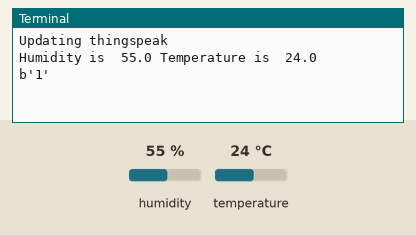
Bench run of a program on a simulated Raspberry Pi (BCM pin numbers). Shown: the last lines printed to the terminal. The inputs (shaded band) are chosen by the test bench; at power-on: humidity 55 %, temperature 24 °C. Requests to the public web service named in the program get a made-up reply in its usual format after 0.4 s (London, UTC, broken clouds, 64 % humidity, 1013 hPa unless stated).

Above: at 1.2 s.
1.3 s: humidity set to 22 %
9.8 s: temperature set to 12 °C
At 11.71 s:
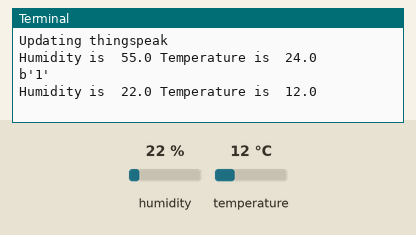
18.3 s: humidity set to 40 %
At 23.5 s:
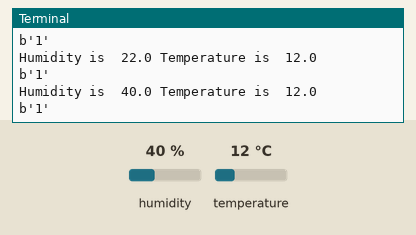

Measured:
- after the input at 9.8 s, the terminal: prints a new line after 1.7 s (image 1)
- after the input at 18.3 s, the terminal: prints a new line after 4.1 s (image 2)

The program:

4_DHT11_ThingSpeak_Streamer.py
```python
# This program reads from a DHT11 Temp Humidity sensor on a Raspberry Pi plugged into GPIO4 and sends it to thingspeak.

import sys
from time import sleep
from urllib.request import urlopen
import Adafruit_DHT as DHT


myAPI = "DA1K0TYF36CAE516"  #your key from your own thingspeak account. Put yours here.


def updateThingSpeak():
   print('Updating thingspeak')
   baseURL = 'https://api.thingspeak.com/update?api_key=%s' % myAPI

   while True:
       try:

           humid, temp = DHT.read_retry(DHT.DHT11, 4) #On GPIO Pin 4
           print("Humidity is ", humid, "Temperature is ", temp)

           f = urlopen(baseURL + "&field1=%s" % (temp) + "&field2=%s" % (humid) )
           print (f.read())
           f.close()
           sleep(10) #uploads sensor values every 5 minutes


       except:
           print('Ooops... lets try again...')

updateThingSpeak()
```
